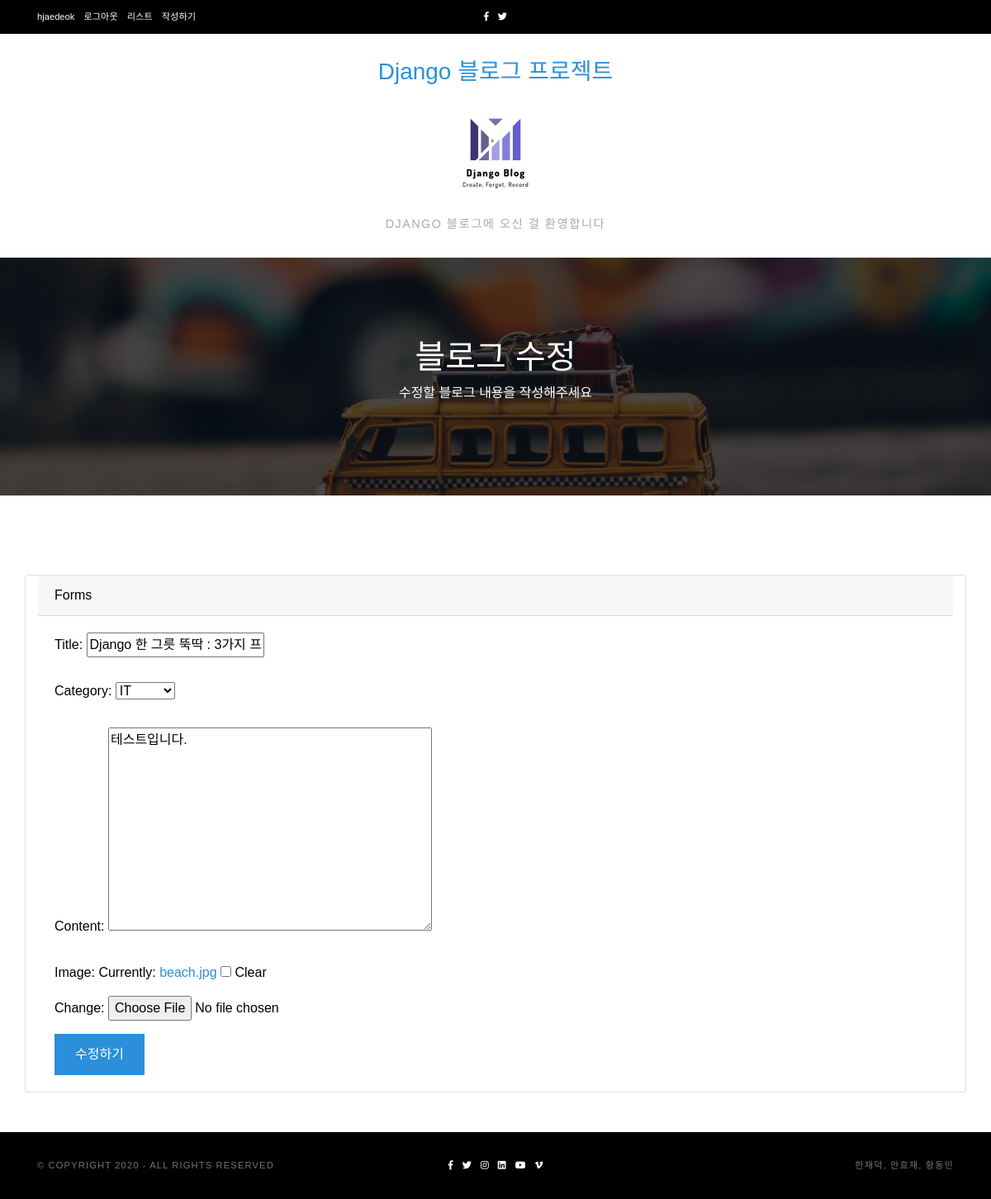
The app's page /post/4/update (signed in), older data.
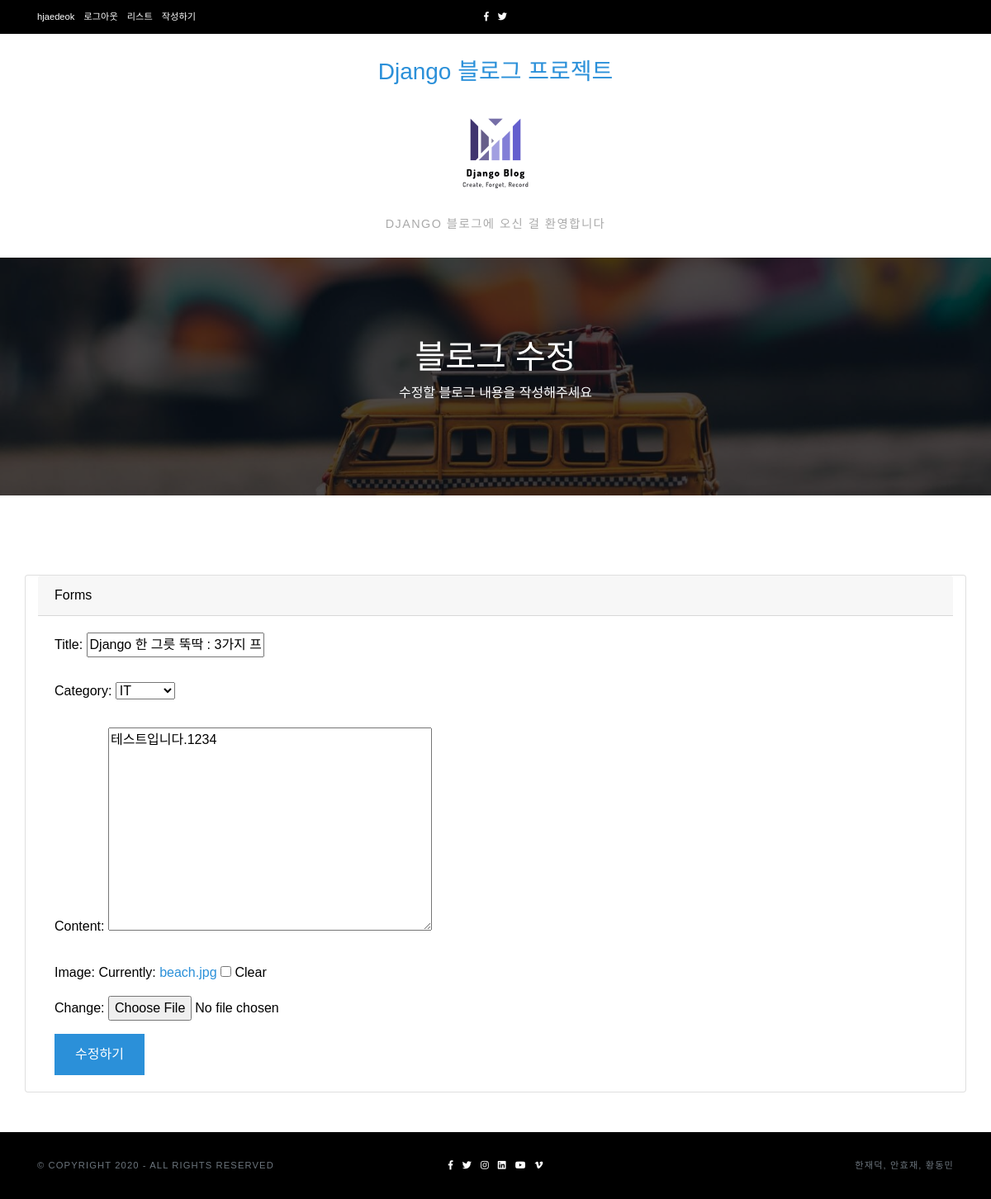
The same page, newer data.
### blog/models.py (models this page shows, shortened)
class Post(models.Model):
    title = models.CharField(max_length=200, help_text="블로그 제목")
    user = models.ForeignKey(User, on_delete=models.SET_NULL, null=True, blank=True, help_text="블로그 사용자")
    category = models.ForeignKey('Category', on_delete=models.SET_NULL, null=True)
    content = models.TextField(help_text="블로그 내용")
    image = models.ImageField(blank=True, null=True, help_text="블로그 이미지")
    view_count = models.IntegerField(default=0, help_text="블로그 조회수")
    likes_user = models.ManyToManyField(User, blank=True, related_name='likes_user')
    create_date = models.DateField(auto_now_add=True, help_text="블로그 게시물 생성일")
    update_date = models.DateField(auto_now=True, help_text="블로그 게시물 수정일")
    class Meta:
        ordering = ['-create_date']

### blog/views.py (the view)
# urls.py: path('post/<int:pk>/update', views.PostUpdateView.as_view(), name='post-update'),
class PostUpdateView(LoginRequiredMixin, generic.UpdateView):
    model = Post
    fields = ['title', 'category', 'content', 'image']
    template_name = "blog/post_update.html"
    success_url = "/"
    def get_context_data(self, **kwargs):
        context = super(PostUpdateView, self).get_context_data(**kwargs)
        context['post_total'] = Post.objects.count()
        context['post_category'] = Category.objects.all()
        return context

### blog/models.py (called while the page is built)
    def __str__(self):
        return self.name

### blog/templates/blog/post_update.html (shortened to what this page needs)
<!DOCTYPE html>
<html>
  <head>
    {% include "include/header_css.html" %}
    </head>
    <body>
      {% include "include/header.html" %}
    <section class="hero bg-center bg-cover" style="background: url(/static/img/hero-banner.jpg)">
      <div class="dark-overlay py-5">
        <div class="overlay-content">
          <div class="container py-5 text-white text-center">
            <h1>블로그 수정</h1>
            <p>수정할 블로그 내용을 작성해주세요</p>
          </div>
        </div>
      </div>
    </section>
    <section class="pt-5">
        <div class="container pt-5">
          <div class="row mb-5">
            <div class="col-lg-12">
              <div class="row">
                <div class="col-lg-12 card" id="forms">
                    <div class="card-header">Forms</div>
                    <div class="card-body">
                      <form name="updateForm" method="POST" action="{% url 'post-update' post.id %}" enctype="multipart/form-data">
                        <fieldset>
                          {% for field in form %}
                          <div class="form-group">
                            <label for="colFormLabel">{{ field.label_tag }}</label>
                            {{ field }}
                          </div>
                          {% endfor %}
                          <input type="button" onclick="updateCheck()" class="btn btn-primary" value="수정하기"/>
                        </fieldset>
                      </form>
                    </div>
                </div>
              </div>
            </div>
          </div>
        </div>
      </section>
    {% include "include/footer.html" %}
    {% include "include/footer_css.html" %}
  </body>
</html>

Row changes from the older to the newer data that the page shows:
changed Post "Django 한 그릇 뚝딱 : 3가지 프로젝트로 파이썬 웹 프로그래밍 단련하기": content "테스트입니다." → "테스트입니다.1234"
